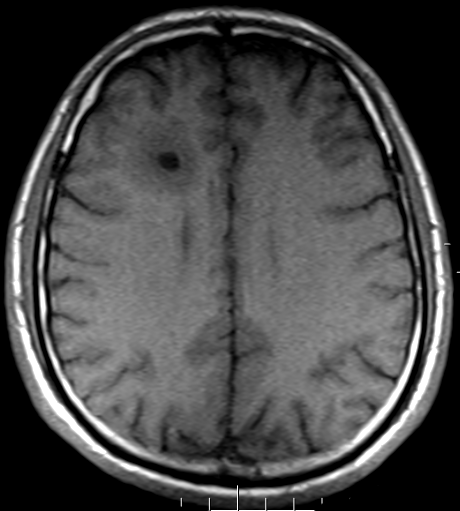
#> input picture MIA/IMAGES/Brain_MRI_131749_T1.png, 460 x 511 px, found by its file name
$ jupyter execute LAB_1.ipynb
#> lines starting #> are read from the running program, lines starting #| are printed output that depends on the picture; pictures that were not available may be replaced by others from this repository, and a replacement may not be noted
[cell 1]
import matplotlib.pyplot as plt
from skimage import io, img_as_float, color

def load_gray(path):
    img = io.imread(path)
#> img is the input picture: shape (511, 460, 4); mean R, G, B, A 71.7, 71.7, 71.7, 255
    if img.ndim == 3:
        img = color.rgb2gray(img[..., :3])
#> img: shape (511, 460) float64
    return img_as_float(img)

img1 = load_gray(r"C:\Users\a.gilb.2023\LAB1_MIA\MIA\IMAGES\Brain_MRI_131749_T1.png")
img2 = load_gray(r"C:\Users\a.gilb.2023\LAB1_MIA\MIA\IMAGES\Chest_Xray_PA_3-8-2010.png")
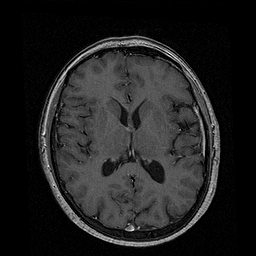
#> input picture MIA/IMAGES/mr-head-vestibular-schwannoma-instance.dcm, 256 x 256 px, given in place of Chest_Xray_PA_3-8-2010.png, which was not available
#> in load_gray, img is the input picture: shape (256, 256) uint16; min 0, max 533, mean 68.7

images = [img1, img2]
titles = ["RM cerebral", "Radiografía de tórax"]

fig, axes = plt.subplots(2, 2, figsize=(10, 8))
for col, (im, t) in enumerate(zip(images, titles)):
    # Fila superior: imagen
    axes[0, col].imshow(im, cmap="gray", vmin=0, vmax=1)
    axes[0, col].set_title(t)
    axes[0, col].axis("off")

    # Fila inferior: histograma
    axes[1, col].hist(im.ravel(), bins=256, range=(0, 1), color="gray")
    axes[1, col].set_xlabel("Intensidad")
    axes[1, col].set_ylabel("Nº de píxeles")
    axes[1, col].set_title(f"Histograma (min={im.min():.2f}, max={im.max():.2f})")
#> this loop made 2 passes
#> (col, t) on passes 1 to 2: (0, 'RM cerebral'), (1, 'Radiografía de tórax')

plt.tight_layout()
plt.show()
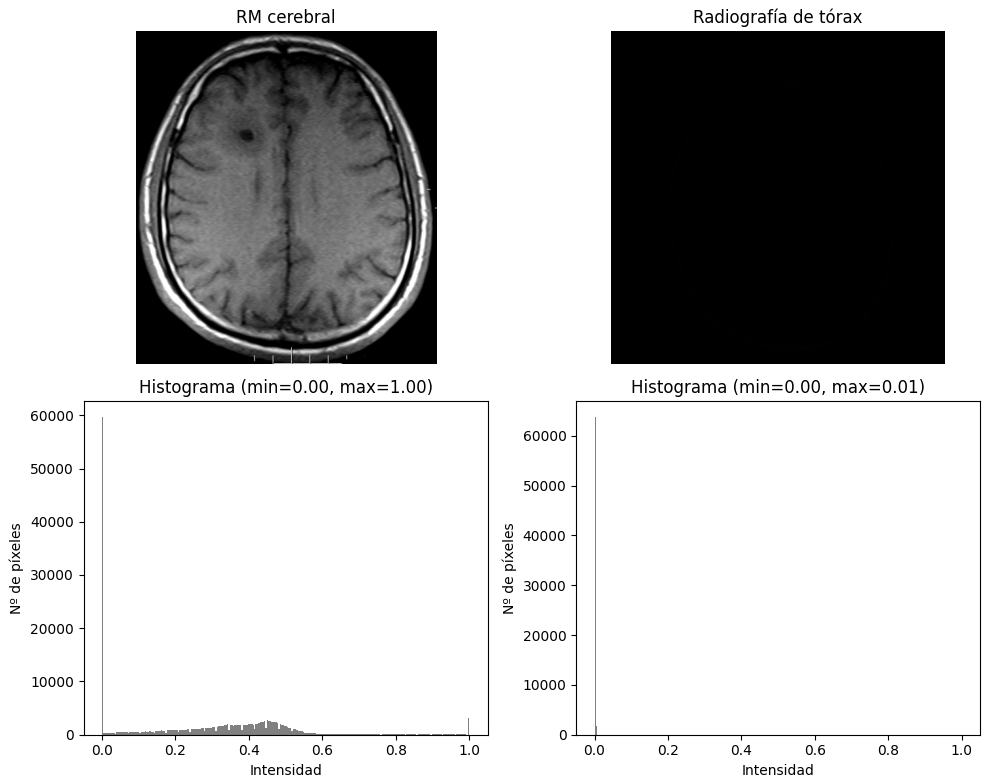
#> figure drawn by matplotlib, 4 panels; panel 3: tallest bar 59617 high, from x = 0 to 0.00391; panel 4: tallest bar 63710 high, from x = 0 to 0.00391

[cell 2]
import numpy as np
import matplotlib.pyplot as plt
from skimage import io, img_as_float, color
from skimage.metrics import peak_signal_noise_ratio as psnr

def load_gray(path):
    img = io.imread(path)
    if img.ndim == 3:    #PARA VER SI LA MATRIZ ES DE 3 DIMENSIONES
        img = color.rgb2gray(img[..., :3])
    return img_as_float(img)   #REESCALA LOS VALORES ENTRE 0 Y 1

def add_gaussian_noise(img, sigma, rng):
    """Ruido gaussiano aditivo de media 0 y desviación típica sigma."""
    return np.clip(img + rng.normal(0.0, sigma, img.shape), 0.0, 1.0)   #CORTAMOS VALORES QUE SALGAN DEL RANGO 0-1 Y LO Sumamos a la imagen como ruido

img1 = load_gray(r"C:\Users\a.gilb.2023\LAB1_MIA\MIA\IMAGES\Brain_MRI_131749_T1.png")
img2 = load_gray(r"C:\Users\a.gilb.2023\LAB1_MIA\MIA\IMAGES\Chest_Xray_PA_3-8-2010.png")

GAUSS_LEVELS = {"bajo": 0.01, "medio": 0.08, "alto": 0.70}

def show_gaussian(img, name, seed):
#> called with name = 'RM cerebral', seed = 100
    rng = np.random.default_rng(seed)        # semilla fija: ruido reproducible
    versions = {"Original": img}
    for level, sigma in GAUSS_LEVELS.items():
        versions[f"sigma={sigma} ({level})"] = add_gaussian_noise(img, sigma, rng)
#> after the loop, versions = 4 items

    fig, axes = plt.subplots(2, 4, figsize=(16, 8))
    for col, (title, im) in enumerate(versions.items()):
        axes[0, col].imshow(im, cmap="gray", vmin=0, vmax=1)
        p = "" if title == "Original" else f"\nPSNR={psnr(img, im, data_range=1.0):.1f} dB"
        axes[0, col].set_title(title + p)
        axes[0, col].axis("off")

        axes[1, col].hist(im.ravel(), bins=256, range=(0, 1), color="gray", log=True)
        axes[1, col].set_xlabel("Intensidad")
        axes[1, col].set_ylabel("Nº de píxeles (log)")
#> this loop made 4 passes
#> title on passes 2 to 4: 'sigma=0.01 (bajo)', 'sigma=0.08 (medio)', 'sigma=0.7 (alto)'
#> (title, p) on pass 1: ('Original', '')
    fig.suptitle(f"Ruido gaussiano: {name}")
    plt.tight_layout()
    plt.show()
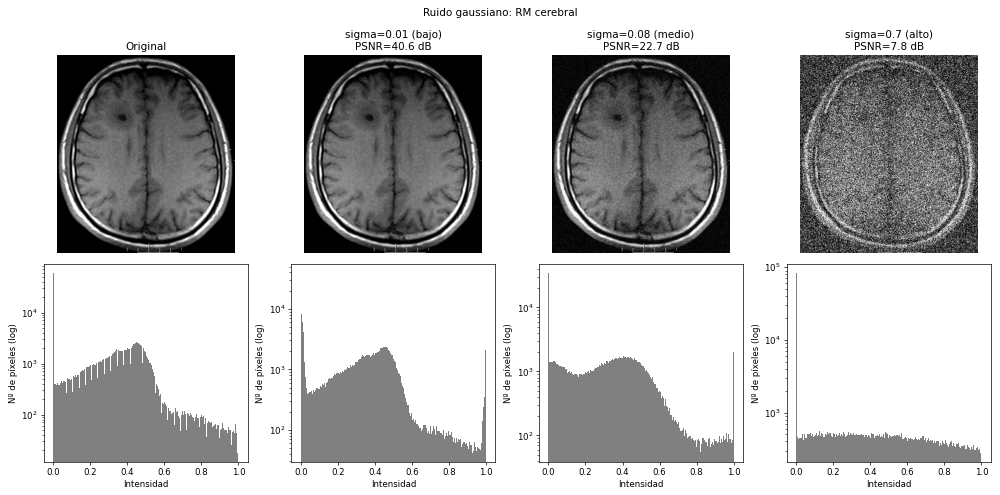
#> figure drawn by matplotlib, 8 panels; panel 5: tallest bar 59617 high, from x = 0 to 0.00391; panel 6: tallest bar 39145 high, from x = 0 to 0.00391; panel 7: tallest bar 34591 high, from x = 0 to 0.00391; panel 8: tallest bar 83321 high, from x = 0 to 0.00391

show_gaussian(img1, "RM cerebral", seed=100)
show_gaussian(img2, "Radiografía de tórax", seed=101)
#> call 2 of show_gaussian, with name = 'Radiografía de tórax', seed = 101
#> the loop in show_gaussian (call 2), `for col, (title, im) in enumerate(versions.items()):` made 4 passes
#> in show_gaussian (call 2), `plt.show()`:
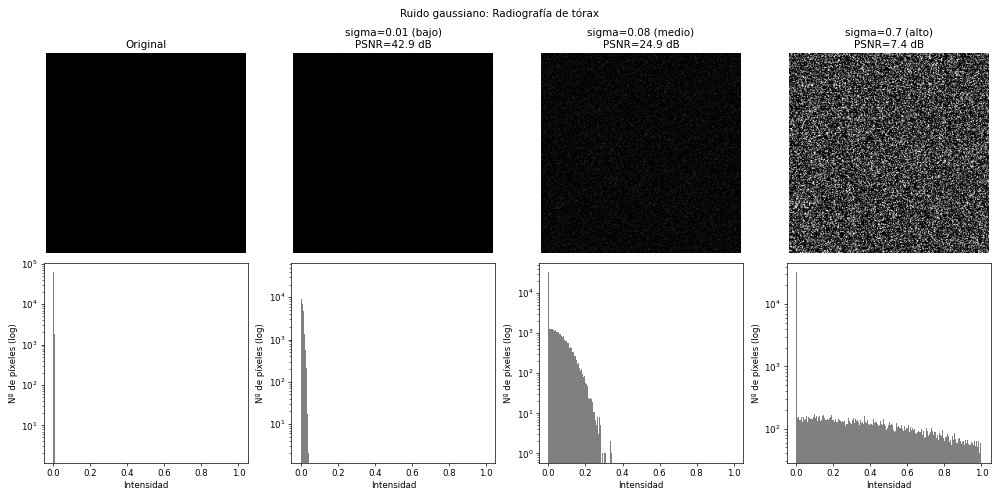
#> figure drawn by matplotlib, 8 panels; panel 5: tallest bar 63710 high, from x = 0 to 0.00391; panel 6: tallest bar 40013 high, from x = 0 to 0.00391; panel 7: tallest bar 33668 high, from x = 0 to 0.00391; panel 8: tallest bar 32935 high, from x = 0 to 0.00391
